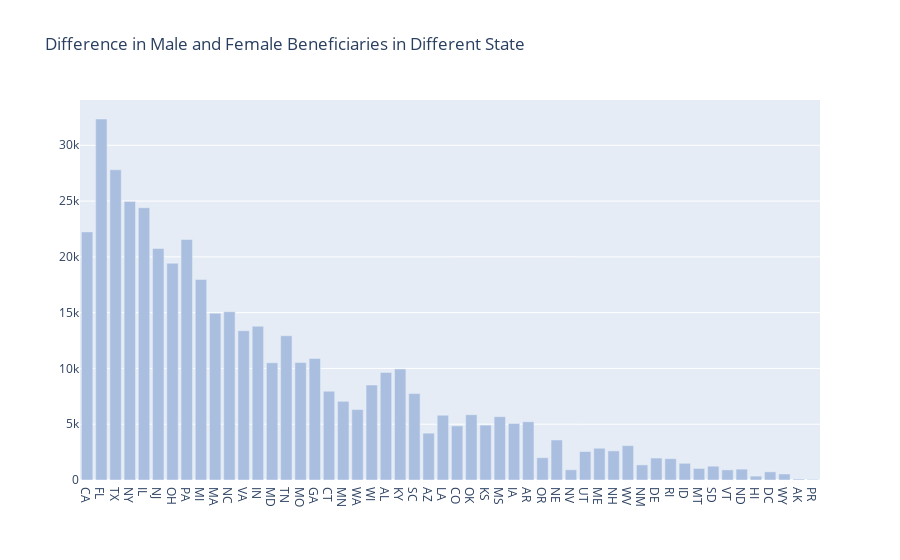

Notebook code cell kept with this figure:
### Code cell
response1['difference'] = response1['female_ben'] - response1['male_ben']

trace1 = go.Bar(
    x=response1.state,
    y=response1.difference,
    marker=dict(color='#aabfe0'),
    name='Total Male beneficiaries'
)
data = [trace1]
layout = go.Layout(barmode='group', legend=dict(orientation='h'), title='Difference in Male and Female Beneficiaries in Different State')
fig = go.Figure(data=data, layout=layout)
iplot(fig, filename='grouped-bar')

### Figure 1 — Plotly figure (JSON) as saved in the notebook; plotly's stock layout.template omitted (floating-point values rounded to 4 significant figures)
{"data": [{"marker": {"color": "#aabfe0"}, "name": "Total Male beneficiaries", "x": ["CA", "FL", "TX", "NY", "IL", "NJ", "OH", "PA", "MI", "MA", "NC", "VA", "IN", "MD", "TN", "MO", "GA", "CT", "MN", "WA", "WI", "AL", "KY", "SC", "AZ", "LA", "CO", "OK", "KS", "MS", "IA", "AR", "OR", "NE", "NV", "UT", "ME", "NH", "WV", "NM", "DE", "RI", "ID", "MT", "SD", "VT", "ND", "HI", "DC", "WY", "AK", "PR"], "y": [22239, 32356, 27804, 24965, 24405, 20755, 19431, 21556, 17974, 14955, 15088, 13384, 13784, 10512, 12927, 10528, 10895, 7955, 7054, 6317, 8514, 9641, 9952, 7746, 4199, 5804, 4852, 5855, 4921, 5676, 5066, 5220, 2000, 3587, 918, 2554, 2846, 2610, 3080, 1356, 1970, 1913, 1497, 1038, 1238, 906, 975, 349, 733, 540, 85, 56], "type": "bar"}], "layout": {"barmode": "group", "legend": {"orientation": "h"}, "title": {"text": "Difference in Male and Female Beneficiaries in Different State"}, "xaxis": {"type": "category", "range": [-0.5, 51.5], "autorange": true}, "yaxis": {"type": "linear", "range": [0, 34060.0], "autorange": true}, "autosize": true}}
